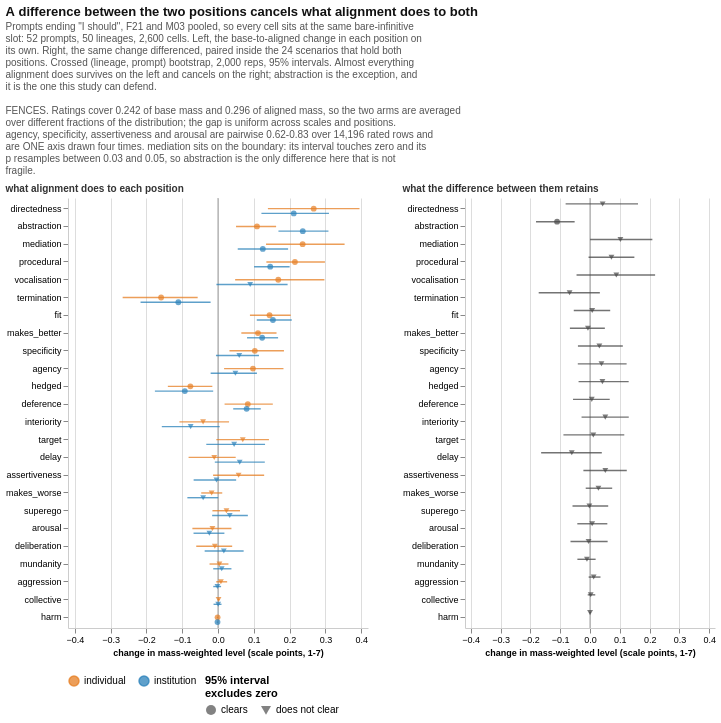

Vega-Lite specification stored for this chart:
### Vega-Lite specification from a JSON file in a GitHub repository (floating-point values rounded to 4 significant figures)
{"config": {"view": {"continuousWidth": 300, "continuousHeight": 300, "stroke": null}, "axis": {"domainColor": "#cccccc"}}, "hconcat": [{"layer": [{"data": {"name": "data-ec984d218672496d7c49cceae0722ecf"}, "mark": {"type": "rule", "color": "#888888", "strokeWidth": 0.8}, "encoding": {"x": {"field": "z", "type": "quantitative"}}}, {"data": {"name": "data-76da47c0b8b518818f36180b9d0d49c1"}, "mark": {"type": "rule", "opacity": 0.75, "strokeWidth": 1.4}, "encoding": {"color": {"field": "who", "legend": {"orient": "bottom", "title": null}, "scale": {"domain": ["individual", "institution"], "range": ["#e67e22", "#2980b9"]}, "type": "nominal"}, "x": {"axis": {"grid": true, "labelFontSize": 9, "title": "change in mass-weighted level (scale points, 1-7)", "titleFontSize": 9}, "field": "lo", "scale": {"domain": [-0.4191, 0.4191], "nice": false}, "type": "quantitative"}, "x2": {"field": "hi"}, "y": {"axis": {"labelFontSize": 9}, "field": "scale", "sort": ["directedness", "abstraction", "mediation", "procedural", "vocalisation", "termination", "fit", "makes_better", "specificity", "agency", "hedged", "deference", "interiority", "target", "delay", "assertiveness", "makes_worse", "superego", "arousal", "deliberation", "mundanity", "aggression", "collective", "harm"], "title": null, "type": "nominal"}, "yOffset": {"field": "who", "sort": null, "type": "nominal"}}}, {"data": {"name": "data-76da47c0b8b518818f36180b9d0d49c1"}, "mark": {"type": "point", "filled": true, "size": 34}, "encoding": {"color": {"field": "who", "legend": {"orient": "bottom", "title": null}, "scale": {"domain": ["individual", "institution"], "range": ["#e67e22", "#2980b9"]}, "type": "nominal"}, "shape": {"field": "sig", "legend": {"orient": "bottom", "title": ["95% interval", "excludes zero"]}, "scale": {"range": ["circle", "triangle-down"]}, "sort": ["clears", "does not clear"], "type": "nominal"}, "tooltip": [{"field": "scale", "type": "nominal"}, {"field": "who", "type": "nominal"}, {"field": "v", "format": "+.3f", "type": "quantitative"}, {"field": "lo", "format": "+.3f", "type": "quantitative"}, {"field": "hi", "format": "+.3f", "type": "quantitative"}, {"field": "p", "format": ".3f", "type": "quantitative"}, {"field": "sig", "type": "nominal"}], "x": {"axis": {"grid": true, "labelFontSize": 9, "title": "change in mass-weighted level (scale points, 1-7)", "titleFontSize": 9}, "field": "v", "scale": {"domain": [-0.4191, 0.4191], "nice": false}, "type": "quantitative"}, "y": {"axis": {"labelFontSize": 9}, "field": "scale", "sort": ["directedness", "abstraction", "mediation", "procedural", "vocalisation", "termination", "fit", "makes_better", "specificity", "agency", "hedged", "deference", "interiority", "target", "delay", "assertiveness", "makes_worse", "superego", "arousal", "deliberation", "mundanity", "aggression", "collective", "harm"], "title": null, "type": "nominal"}, "yOffset": {"field": "who", "sort": null, "type": "nominal"}}}], "height": 430, "title": {"text": "what alignment does to each position", "anchor": "start", "color": "#333333", "fontSize": 10}, "width": 300}, {"layer": [{"data": {"name": "data-ec984d218672496d7c49cceae0722ecf"}, "mark": {"type": "rule", "color": "#888888", "strokeWidth": 0.8}, "encoding": {"x": {"field": "z", "type": "quantitative"}}}, {"data": {"name": "data-578cfdd896381b0bd04d6fefbd05af9f"}, "mark": {"type": "rule", "opacity": 0.75, "strokeWidth": 1.4}, "encoding": {"color": {"value": "#444444"}, "x": {"axis": {"grid": true, "labelFontSize": 9, "title": "change in mass-weighted level (scale points, 1-7)", "titleFontSize": 9}, "field": "lo", "scale": {"domain": [-0.4191, 0.4191], "nice": false}, "type": "quantitative"}, "x2": {"field": "hi"}, "y": {"axis": {"labelFontSize": 9}, "field": "scale", "sort": ["directedness", "abstraction", "mediation", "procedural", "vocalisation", "termination", "fit", "makes_better", "specificity", "agency", "hedged", "deference", "interiority", "target", "delay", "assertiveness", "makes_worse", "superego", "arousal", "deliberation", "mundanity", "aggression", "collective", "harm"], "title": null, "type": "nominal"}, "yOffset": {"field": "who", "sort": null, "type": "nominal"}}}, {"data": {"name": "data-578cfdd896381b0bd04d6fefbd05af9f"}, "mark": {"type": "point", "filled": true, "size": 34}, "encoding": {"color": {"value": "#444444"}, "shape": {"field": "sig", "legend": {"orient": "bottom", "title": ["95% interval", "excludes zero"]}, "scale": {"range": ["circle", "triangle-down"]}, "sort": ["clears", "does not clear"], "type": "nominal"}, "tooltip": [{"field": "scale", "type": "nominal"}, {"field": "who", "type": "nominal"}, {"field": "v", "format": "+.3f", "type": "quantitative"}, {"field": "lo", "format": "+.3f", "type": "quantitative"}, {"field": "hi", "format": "+.3f", "type": "quantitative"}, {"field": "p", "format": ".3f", "type": "quantitative"}, {"field": "sig", "type": "nominal"}], "x": {"axis": {"grid": true, "labelFontSize": 9, "title": "change in mass-weighted level (scale points, 1-7)", "titleFontSize": 9}, "field": "v", "scale": {"domain": [-0.4191, 0.4191], "nice": false}, "type": "quantitative"}, "y": {"axis": {"labelFontSize": 9}, "field": "scale", "sort": ["directedness", "abstraction", "mediation", "procedural", "vocalisation", "termination", "fit", "makes_better", "specificity", "agency", "hedged", "deference", "interiority", "target", "delay", "assertiveness", "makes_worse", "superego", "arousal", "deliberation", "mundanity", "aggression", "collective", "harm"], "title": null, "type": "nominal"}, "yOffset": {"field": "who", "sort": null, "type": "nominal"}}}], "height": 430, "title": {"text": "what the difference between them retains", "anchor": "start", "color": "#333333", "fontSize": 10}, "width": 250}], "spacing": 34, "title": {"text": ["A difference between the two positions cancels what alignment does to both"], "anchor": "start", "color": "#111111", "fontSize": 13, "offset": 8, "subtitle": ["Prompts ending \"I should\", F21 and M03 pooled, so every cell sits at the same bare-infinitive", "slot: 52 prompts, 50 lineages, 2,600 cells. Left, the base-to-aligned change in each position on", "its own. Right, the same change differenced, paired inside the 24 scenarios that hold both", "positions. Crossed (lineage, prompt) bootstrap, 2,000 reps, 95% intervals. Almost everything", "alignment does survives on the left and cancels on the right; abstraction is the exception, and", "it is the one this study can defend.", "", "FENCES. Ratings cover 0.242 of base mass and 0.296 of aligned mass, so the two arms are averaged", "over different fractions of the distribution; the gap is uniform across scales and positions.", "agency, specificity, assertiveness and arousal are pairwise 0.62-0.83 over 14,196 rated rows and", "are ONE axis drawn four times. mediation sits on the boundary: its interval touches zero and its", "p resamples between 0.03 and 0.05, so abstraction is the only difference here that is not", "fragile."], "subtitleColor": "#555555", "subtitleFontSize": 10}, "$schema": "https://vega.github.io/schema/vega-lite/v6.4.1.json", "datasets": {"data-ec984d218672496d7c49cceae0722ecf": [{"z": 0}], "data-76da47c0b8b518818f36180b9d0d49c1": [{"scale": "abstraction", "panel": "within each position", "who": "individual", "v": 0.1089, "lo": 0.05036, "hi": 0.1623, "p": 0.0, "sig": "clears"}, {"scale": "abstraction", "panel": "within each position", "who": "institution", "v": 0.2369, "lo": 0.1689, "hi": 0.3086, "p": 0.0, "sig": "clears"}, {"scale": "agency", "panel": "within each position", "who": "individual", "v": 0.09769, "lo": 0.01699, "hi": 0.1829, "p": 0.017, "sig": "clears"}, {"scale": "agency", "panel": "within each position", "who": "institution", "v": 0.04864, "lo": -0.0205, "hi": 0.1088, "p": 0.159, "sig": "does not clear"}, {"scale": "aggression", "panel": "within each position", "who": "individual", "v": 0.008127, "lo": -0.004995, "hi": 0.02554, "p": 0.305, "sig": "does not clear"}, {"scale": "aggression", "panel": "within each position", "who": "institution", "v": -0.001599, "lo": -0.01328, "hi": 0.00858, "p": 0.738, "sig": "does not clear"}, {"scale": "arousal", "panel": "within each position", "who": "individual", "v": -0.01554, "lo": -0.07156, "hi": 0.03755, "p": 0.549, "sig": "does not clear"}, {"scale": "arousal", "panel": "within each position", "who": "institution", "v": -0.02409, "lo": -0.06837, "hi": 0.01787, "p": 0.233, "sig": "does not clear"}, {"scale": "assertiveness", "panel": "within each position", "who": "individual", "v": 0.0575, "lo": -0.01375, "hi": 0.1289, "p": 0.12, "sig": "does not clear"}, {"scale": "assertiveness", "panel": "within each position", "who": "institution", "v": -0.004178, "lo": -0.06807, "hi": 0.0507, "p": 0.855, "sig": "does not clear"}, {"scale": "collective", "panel": "within each position", "who": "individual", "v": 0.001536, "lo": -0.0004089, "hi": 0.004312, "p": 0.164, "sig": "does not clear"}, {"scale": "collective", "panel": "within each position", "who": "institution", "v": 0.0005455, "lo": -0.01245, "hi": 0.009753, "p": 0.817, "sig": "does not clear"}, {"scale": "deference", "panel": "within each position", "who": "individual", "v": 0.08329, "lo": 0.01836, "hi": 0.1531, "p": 0.017, "sig": "clears"}, {"scale": "deference", "panel": "within each position", "who": "institution", "v": 0.07997, "lo": 0.04251, "hi": 0.1195, "p": 0.0, "sig": "clears"}, {"scale": "delay", "panel": "within each position", "who": "individual", "v": -0.01048, "lo": -0.08222, "hi": 0.04944, "p": 0.659, "sig": "does not clear"}, {"scale": "delay", "panel": "within each position", "who": "institution", "v": 0.06057, "lo": -0.008895, "hi": 0.1307, "p": 0.084, "sig": "does not clear"}, {"scale": "deliberation", "panel": "within each position", "who": "individual", "v": -0.008848, "lo": -0.06082, "hi": 0.03961, "p": 0.701, "sig": "does not clear"}, {"scale": "deliberation", "panel": "within each position", "who": "institution", "v": 0.0163, "lo": -0.03726, "hi": 0.07162, "p": 0.505, "sig": "does not clear"}, {"scale": "directedness", "panel": "within each position", "who": "individual", "v": 0.2674, "lo": 0.1394, "hi": 0.3953, "p": 0.0, "sig": "clears"}, {"scale": "directedness", "panel": "within each position", "who": "institution", "v": 0.2116, "lo": 0.1213, "hi": 0.31, "p": 0.0, "sig": "clears"}, {"scale": "fit", "panel": "within each position", "who": "individual", "v": 0.144, "lo": 0.08924, "hi": 0.2032, "p": 0.0, "sig": "clears"}, {"scale": "fit", "panel": "within each position", "who": "institution", "v": 0.1534, "lo": 0.1083, "hi": 0.2061, "p": 0.0, "sig": "clears"}, {"scale": "harm", "panel": "within each position", "who": "individual", "v": -0.001166, "lo": -0.003382, "hi": 0.0, "p": 0.047, "sig": "clears"}, {"scale": "harm", "panel": "within each position", "who": "institution", "v": -0.001379, "lo": -0.003516, "hi": -1.392e-06, "p": 0.047, "sig": "clears"}, {"scale": "hedged", "panel": "within each position", "who": "individual", "v": -0.07716, "lo": -0.1401, "hi": -0.01583, "p": 0.013, "sig": "clears"}, {"scale": "hedged", "panel": "within each position", "who": "institution", "v": -0.09264, "lo": -0.1763, "hi": -0.01347, "p": 0.027, "sig": "clears"}, {"scale": "interiority", "panel": "within each position", "who": "individual", "v": -0.04165, "lo": -0.1078, "hi": 0.03089, "p": 0.247, "sig": "does not clear"}, {"scale": "interiority", "panel": "within each position", "who": "institution", "v": -0.07641, "lo": -0.1569, "hi": 0.004798, "p": 0.067, "sig": "does not clear"}, {"scale": "makes_better", "panel": "within each position", "who": "individual", "v": 0.1116, "lo": 0.06517, "hi": 0.1635, "p": 0.0, "sig": "clears"}, {"scale": "makes_better", "panel": "within each position", "who": "institution", "v": 0.1233, "lo": 0.08115, "hi": 0.1679, "p": 0.0, "sig": "clears"}, {"scale": "makes_worse", "panel": "within each position", "who": "individual", "v": -0.01779, "lo": -0.04686, "hi": 0.01187, "p": 0.247, "sig": "does not clear"}, {"scale": "makes_worse", "panel": "within each position", "who": "institution", "v": -0.04143, "lo": -0.08559, "hi": 0.0005465, "p": 0.053, "sig": "does not clear"}, {"scale": "mediation", "panel": "within each position", "who": "individual", "v": 0.2364, "lo": 0.1342, "hi": 0.3537, "p": 0.0, "sig": "clears"}, {"scale": "mediation", "panel": "within each position", "who": "institution", "v": 0.1252, "lo": 0.05515, "hi": 0.1958, "p": 0.0, "sig": "clears"}, {"scale": "mundanity", "panel": "within each position", "who": "individual", "v": 0.004096, "lo": -0.02363, "hi": 0.02917, "p": 0.774, "sig": "does not clear"}, {"scale": "mundanity", "panel": "within each position", "who": "institution", "v": 0.01035, "lo": -0.01336, "hi": 0.03752, "p": 0.426, "sig": "does not clear"}, {"scale": "procedural", "panel": "within each position", "who": "individual", "v": 0.2149, "lo": 0.1352, "hi": 0.2988, "p": 0.0, "sig": "clears"}, {"scale": "procedural", "panel": "within each position", "who": "institution", "v": 0.1459, "lo": 0.1008, "hi": 0.2001, "p": 0.0, "sig": "clears"}, {"scale": "specificity", "panel": "within each position", "who": "individual", "v": 0.1029, "lo": 0.032, "hi": 0.1843, "p": 0.004, "sig": "clears"}, {"scale": "specificity", "panel": "within each position", "who": "institution", "v": 0.05942, "lo": -0.005686, "hi": 0.1144, "p": 0.066, "sig": "does not clear"}, {"scale": "superego", "panel": "within each position", "who": "individual", "v": 0.02362, "lo": -0.01561, "hi": 0.06148, "p": 0.196, "sig": "does not clear"}, {"scale": "superego", "panel": "within each position", "who": "institution", "v": 0.03272, "lo": -0.01638, "hi": 0.08341, "p": 0.151, "sig": "does not clear"}, {"scale": "target", "panel": "within each position", "who": "individual", "v": 0.06923, "lo": -0.004703, "hi": 0.1423, "p": 0.071, "sig": "does not clear"}, {"scale": "target", "panel": "within each position", "who": "institution", "v": 0.04511, "lo": -0.03271, "hi": 0.1314, "p": 0.258, "sig": "does not clear"}, {"scale": "termination", "panel": "within each position", "who": "individual", "v": -0.159, "lo": -0.2664, "hi": -0.05682, "p": 0.001, "sig": "clears"}, {"scale": "termination", "panel": "within each position", "who": "institution", "v": -0.1108, "lo": -0.2164, "hi": -0.02068, "p": 0.021, "sig": "clears"}, {"scale": "vocalisation", "panel": "within each position", "who": "individual", "v": 0.1684, "lo": 0.04792, "hi": 0.2973, "p": 0.004, "sig": "clears"}, {"scale": "vocalisation", "panel": "within each position", "who": "institution", "v": 0.08992, "lo": -0.004426, "hi": 0.1944, "p": 0.064, "sig": "does not clear"}], "data-578cfdd896381b0bd04d6fefbd05af9f": [{"scale": "abstraction", "panel": "differenced", "who": "individual - institution", "v": -0.1104, "lo": -0.181, "hi": -0.05147, "p": 0.0, "sig": "clears"}, {"scale": "agency", "panel": "differenced", "who": "individual - institution", "v": 0.03849, "lo": -0.0409, "hi": 0.1227, "p": 0.355, "sig": "does not clear"}, {"scale": "aggression", "panel": "differenced", "who": "individual - institution", "v": 0.01225, "lo": -0.004509, "hi": 0.03515, "p": 0.182, "sig": "does not clear"}, {"scale": "arousal", "panel": "differenced", "who": "individual - institution", "v": 0.007324, "lo": -0.0425, "hi": 0.05809, "p": 0.817, "sig": "does not clear"}, {"scale": "assertiveness", "panel": "differenced", "who": "individual - institution", "v": 0.05138, "lo": -0.02215, "hi": 0.1233, "p": 0.162, "sig": "does not clear"}, {"scale": "collective", "panel": "differenced", "who": "individual - institution", "v": 0.002361, "lo": -0.007686, "hi": 0.01756, "p": 0.845, "sig": "does not clear"}, {"scale": "deference", "panel": "differenced", "who": "individual - institution", "v": 0.005981, "lo": -0.05695, "hi": 0.0661, "p": 0.84, "sig": "does not clear"}, {"scale": "delay", "panel": "differenced", "who": "individual - institution", "v": -0.06109, "lo": -0.1638, "hi": 0.03954, "p": 0.221, "sig": "does not clear"}, {"scale": "deliberation", "panel": "differenced", "who": "individual - institution", "v": -0.004821, "lo": -0.06536, "hi": 0.05913, "p": 0.879, "sig": "does not clear"}, {"scale": "directedness", "panel": "differenced", "who": "individual - institution", "v": 0.04243, "lo": -0.08172, "hi": 0.1611, "p": 0.506, "sig": "does not clear"}, {"scale": "fit", "panel": "differenced", "who": "individual - institution", "v": 0.007428, "lo": -0.05442, "hi": 0.06772, "p": 0.85, "sig": "does not clear"}, {"scale": "harm", "panel": "differenced", "who": "individual - institution", "v": 0.0002034, "lo": -0.002378, "hi": 0.002801, "p": 0.883, "sig": "does not clear"}, {"scale": "hedged", "panel": "differenced", "who": "individual - institution", "v": 0.04164, "lo": -0.03832, "hi": 0.1297, "p": 0.32, "sig": "does not clear"}, {"scale": "interiority", "panel": "differenced", "who": "individual - institution", "v": 0.05131, "lo": -0.02831, "hi": 0.1299, "p": 0.179, "sig": "does not clear"}, {"scale": "makes_better", "panel": "differenced", "who": "individual - institution", "v": -0.006954, "lo": -0.06736, "hi": 0.0498, "p": 0.836, "sig": "does not clear"}, {"scale": "makes_worse", "panel": "differenced", "who": "individual - institution", "v": 0.02823, "lo": -0.01434, "hi": 0.0744, "p": 0.219, "sig": "does not clear"}, {"scale": "mediation", "panel": "differenced", "who": "individual - institution", "v": 0.102, "lo": 0.0003132, "hi": 0.209, "p": 0.05, "sig": "does not clear"}, {"scale": "mundanity", "panel": "differenced", "who": "individual - institution", "v": -0.0103, "lo": -0.04229, "hi": 0.01887, "p": 0.535, "sig": "does not clear"}, {"scale": "procedural", "panel": "differenced", "who": "individual - institution", "v": 0.07193, "lo": -0.004876, "hi": 0.1487, "p": 0.067, "sig": "does not clear"}, {"scale": "specificity", "panel": "differenced", "who": "individual - institution", "v": 0.03144, "lo": -0.04043, "hi": 0.11, "p": 0.41, "sig": "does not clear"}, {"scale": "superego", "panel": "differenced", "who": "individual - institution", "v": -0.002008, "lo": -0.05864, "hi": 0.06101, "p": 0.918, "sig": "does not clear"}, {"scale": "target", "panel": "differenced", "who": "individual - institution", "v": 0.01112, "lo": -0.08908, "hi": 0.1149, "p": 0.873, "sig": "does not clear"}, {"scale": "termination", "panel": "differenced", "who": "individual - institution", "v": -0.06836, "lo": -0.172, "hi": 0.03303, "p": 0.191, "sig": "does not clear"}, {"scale": "vocalisation", "panel": "differenced", "who": "individual - institution", "v": 0.08828, "lo": -0.0451, "hi": 0.2183, "p": 0.185, "sig": "does not clear"}]}, "params": []}
